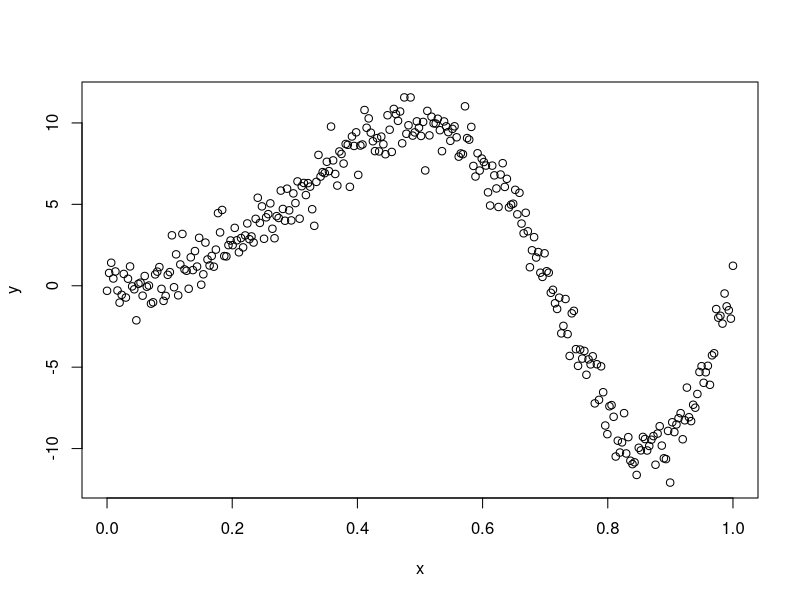
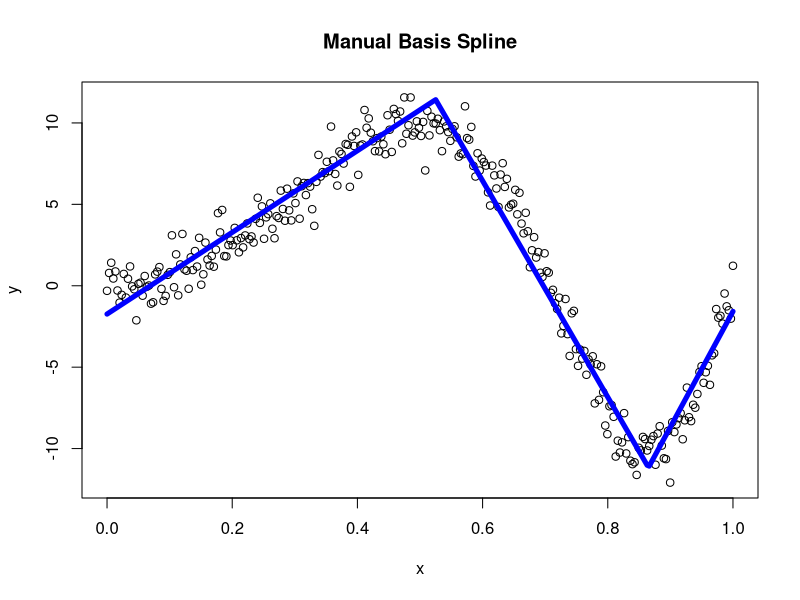
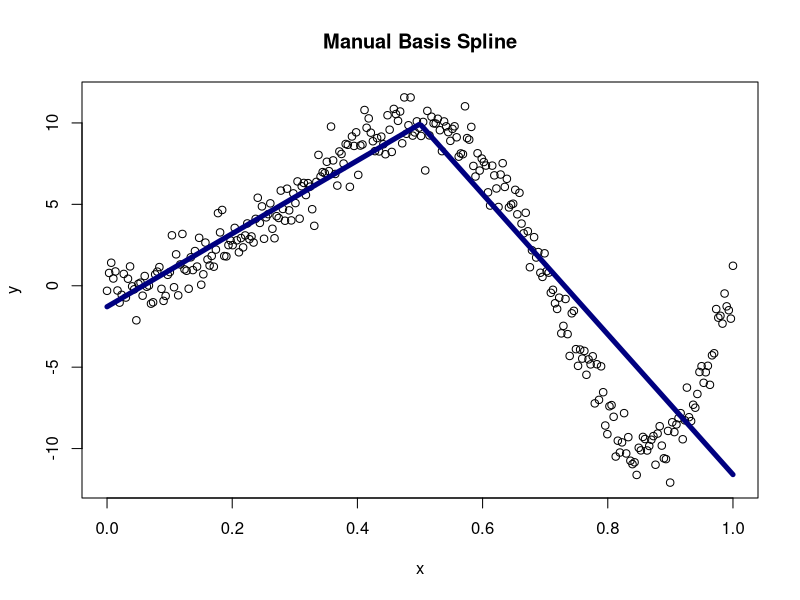
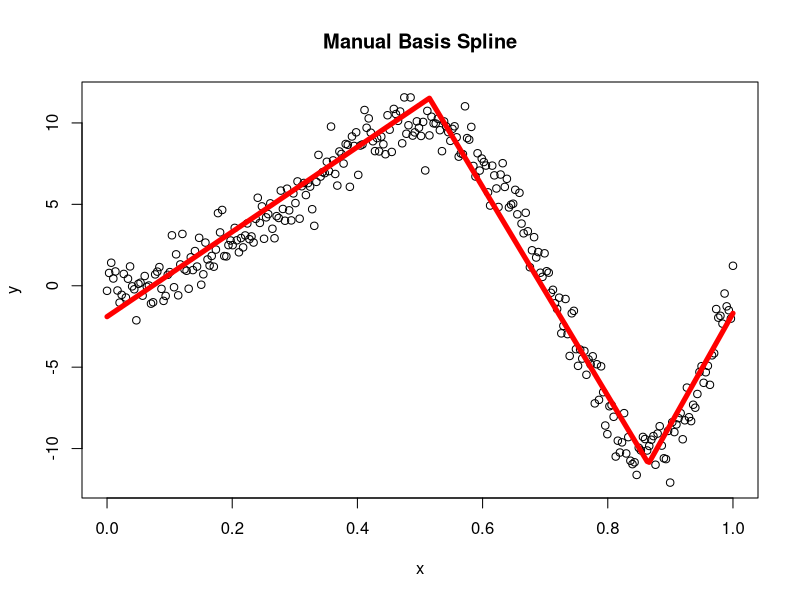
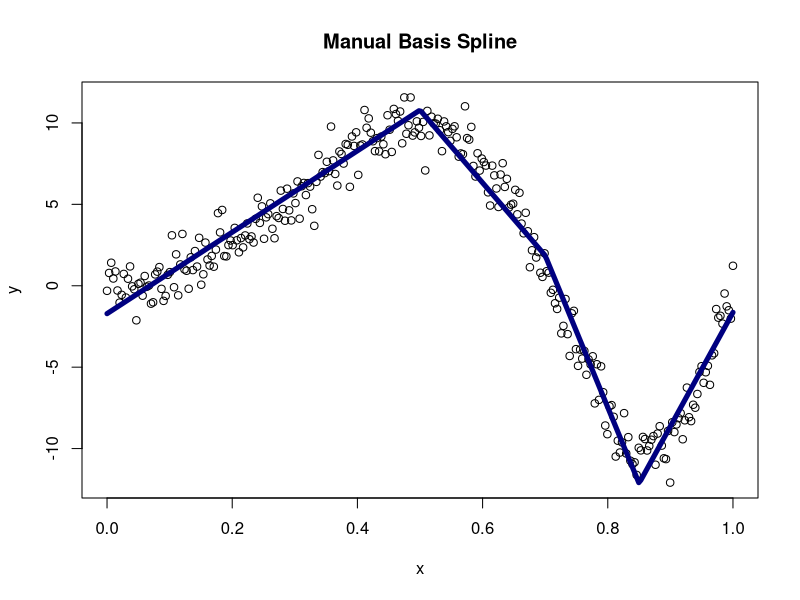
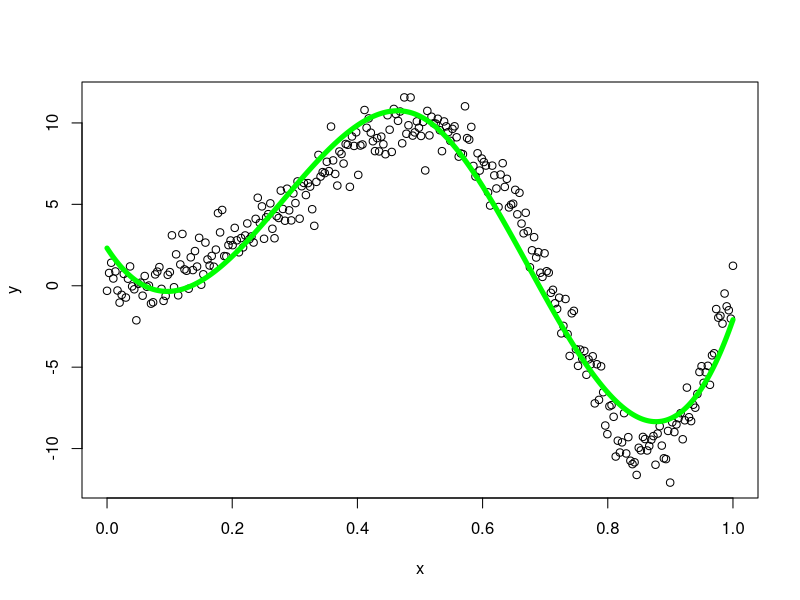
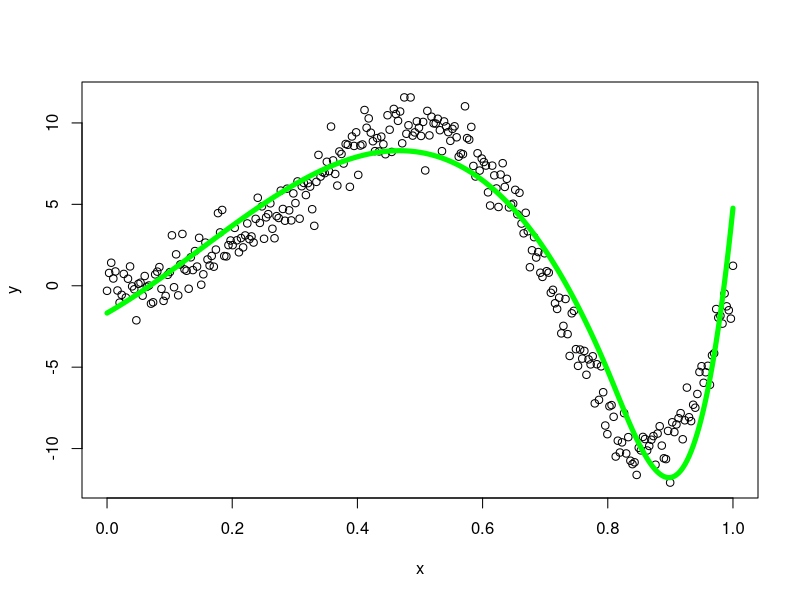
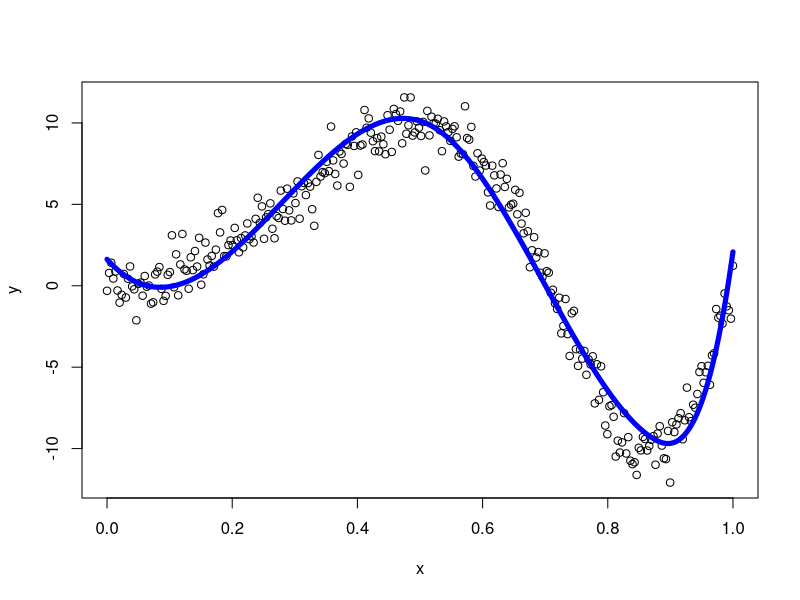

Write R code to recreate these figures, in order.
## ---- chunk 1
knitr::opts_chunk$set(echo = TRUE)
## ---- chunk 2
n<-300
x<-seq(0,1,length.out=n)
y<-sin(2*pi*x^2)*10+rnorm(n)
plot(x,y)
## ---- chunk 3
generate_spline <- function(tvec, s = 1, y, x, nknot = length(tvec)) {
  Bmat <- matrix(NA, nknot, length(x))
  hs <- Bmat
  
  for(i in 1:nknot) {
    for(j in 1:length(x)) {
      Bmat[i,j] <- max(s * (x[j] - tvec[i]), 0)
    } #creating basis
  }
  
  mBmat <- t(Bmat)
  mod <- lm(y ~ x + mBmat)
  pred <- predict(mod)
  
  sq <- x
  for(ii in 1:nknot) {
    hs[ii,] <- sq - tvec[ii]
    hs[ii,][sq < tvec[ii]] <- 0
  } #setting x values
  
  plot(x,y, main = "Manual Basis Spline")
  lines(x, pred, type = "l", lwd = 5, col="blue1")
}

## ---- chunk 4
tv <- c(0.525, 0.865) #vector of t-values
generate_spline(tv, y = y, x = x)
## ---- chunk 5
t1 <- 0.5 #knot at 0.5
s <- 1
B1 <- rep(NA, length(x))

for(i in 1:length(x)) {
  B1[i] <- max(s * (x[i] - t1), 0)
}
mod <- lm(y ~ x + B1)
summary(mod)

cf <- mod$coefficients
sq <- x
hs <- sq - t1
hs[sq < t1] <- 0
yfit <- cf[1] + cf[2]*x + cf[3]*hs

plot(x,y, main = "Manual Basis Spline")
lines(x, yfit, type = "l", lwd = 5, col="navy")
## ---- chunk 6
t1 <- 0.515 
t2 <- 0.865 
s <- 1
B1 <- rep(NA, length(x))
B2 <- B1

for(i in 1:length(x)) {
  B1[i] <- max(s * (x[i] - t1), 0)
  B2[i] <- max(s * (x[i] - t2), 0)
}
mod <- lm(y ~ x + B1 + B2)

cf <- mod$coefficients
sq <- x
hs1 <- sq - t1
hs1[sq < t1] <- 0

hs2 <- sq - t2
hs2[sq < t2] <- 0

yfit <- cf[1] + cf[2]*x + cf[3]*hs1 + cf[4]*hs2
yfit2 <- predict(mod) #same thing 

plot(x,y, main = "Manual Basis Spline")
lines(x, yfit2, type = "l", lwd = 5, col="red")
## ---- chunk 7
t1 <- 0.5 #knot at 0.5
t2 <- 0.85 #another knot at 0.85
t3 <- 0.7
s <- 1
B1 <- rep(NA, length(x))
B3 <- B2 <- B1

for(i in 1:length(x)) {
  B1[i] <- max(s * (x[i] - t1), 0)
  B2[i] <- max(s * (x[i] - t2), 0)
  B3[i] <- max(s * (x[i] - t3), 0)
}
mod <- lm(y ~ x + B1 + B2 + B3)
summary(mod)

cf <- mod$coefficients
sq <- x

hs1 <- sq - t1
hs1[sq < t1] <- 0

hs2 <- sq - t2
hs2[sq < t2] <- 0

hs3 <- sq - t3
hs3[sq < t3] <- 0

yfit2 <- cf[1] + cf[2]*x + cf[3]*hs1 + cf[4]*hs2 + cf[5]*hs3
yfit <- predict(mod)
plot(x,y, main = "Manual Basis Spline")
lines(x, yfit, type = "l", lwd = 5, col="navy")
## ---- chunk 8
library(splines)
df <- data.frame(y, x)
m2 <- lm(y ~ bs(x, knots = 0.5), data = df)
pred <- predict(m2)

plot(x,y)
lines(x, pred, lwd = 5, col = "green")
## ---- chunk 9
m2 <- lm(y ~ bs(x, knots = 0.8), data = df)
pred <- predict(m2)

plot(x,y)
lines(x, pred, lwd = 5, col = "green")
## ---- chunk 10
m1 <- lm(y ~ bs(x, knots = c(0.525, 0.865)), data = df)
pred <- predict(m1)

plot(x,y)
lines(x, pred, lwd = 5, col = "blue")

## ---- chunk 11
m2 <- lm(y ~ bs(x, knots = seq(0.1,1,by=0.02)), data = df)
pred <- predict(m2)

plot(x,y)
lines(x, pred, lwd = 5, col = "green")
## ---- chunk 12
m3 <- lm(y ~ ns(x, knots = c(0.5, 0.82)), data = df)
pred <- predict(m3)

plot(x,y)
lines(x, pred, lwd = 5, col = "purple")

summary(m1)
